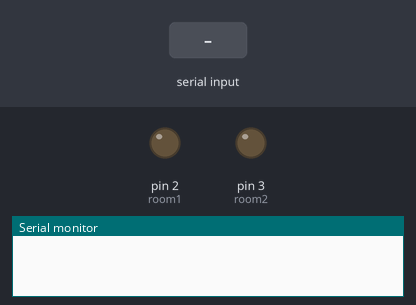
Simulated run of this sketch. Board: Arduino Uno, built with avr-gcc and run on an emulated ATmega328P. Parts: output pins drawn as LEDs (lit = HIGH), the last lines printed to the serial monitor. The test bench sets the inputs (shaded band).

Above: at 1.2 s.
1.3 s: "changeRoom1" received over Serial
At 3.5 s:
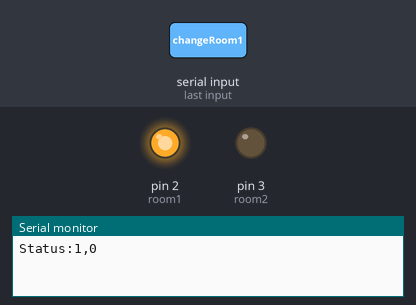
3.8 s: "changeRoom2" received over Serial
At 5.5 s:
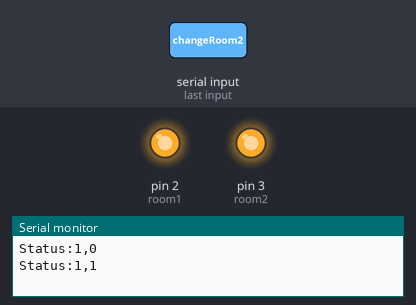
6.3 s: "changeRoom1" received over Serial
At 8.5 s:
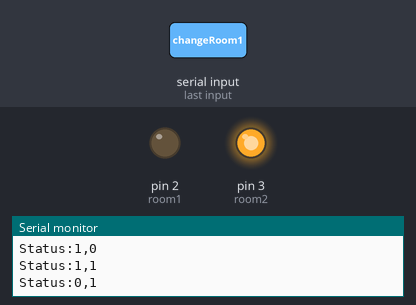
Timing chart, 0 to 10.0 s (numbered marks = the images above; inputs shaded):
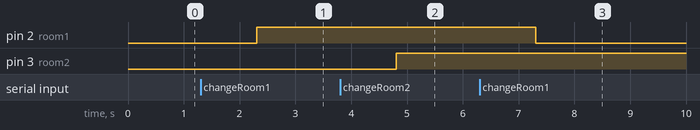

The sketch:

ArduinoCode.ino
```cpp
int room1= 2;
int room2= 3;

void setup() {
  pinMode(room1,OUTPUT);
  pinMode(room2,OUTPUT);
  Serial.begin(9600);
  digitalWrite(room1,LOW);
  digitalWrite(room2,LOW);
}

String data="";

void loop() {
  data = Serial.readString();
  if(data.length()>0){
    if(data=="changeRoom1"){
      changePinState(room1);
    }
    if(data=="changeRoom2"){
      changePinState(room2);
    }
    Serial.println("Status:" + readStatus());
  }
}

String readStatus() {
  int st1=digitalRead(room1);
  int st2=digitalRead(room2);
  return String(st1) + "," + String(st2);
}

void changePinState(int pin) {
  int st = digitalRead(pin);
  if(st==0) digitalWrite(pin,HIGH);
  else digitalWrite(pin,LOW);
}
```

Measured:
- after the input at 1.3 s, pin 2 (room1): LOW → HIGH after 1.0 s
- after the input at 3.8 s, pin 3 (room2): LOW → HIGH after 1.0 s
- after the input at 6.3 s, pin 2 (room1): HIGH → LOW after 1.0 s
